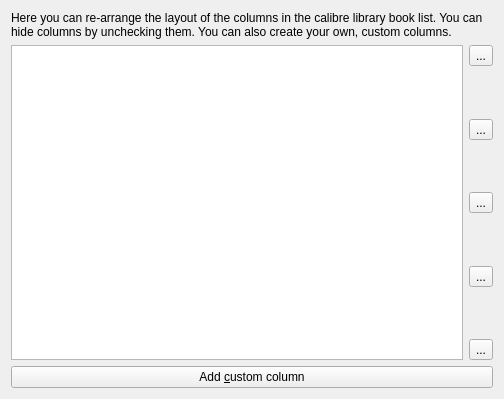
<?xml version="1.0" encoding="UTF-8"?>
<ui version="4.0">
 <class>Form</class>
 <widget class="QWidget" name="Form">
  <property name="geometry">
   <rect>
    <x>0</x>
    <y>0</y>
    <width>504</width>
    <height>399</height>
   </rect>
  </property>
  <property name="windowTitle">
   <string>Form</string>
  </property>
  <layout class="QGridLayout" name="gridLayout">
   <item row="0" column="0" colspan="2">
    <widget class="QLabel" name="label">
     <property name="text">
      <string>Here you can re-arrange the layout of the columns in the calibre library book list. You can hide columns by unchecking them. You can also create your own, custom columns.</string>
     </property>
     <property name="wordWrap">
      <bool>true</bool>
     </property>
    </widget>
   </item>
   <item row="1" column="0">
    <widget class="TableWidgetWithMoveByKeyPress" name="opt_columns">
     <property name="alternatingRowColors">
      <bool>true</bool>
     </property>
     <property name="selectionBehavior">
      <enum>QAbstractItemView::SelectRows</enum>
     </property>
    </widget>
   </item>
   <item row="1" column="1">
    <layout class="QVBoxLayout" name="verticalLayout_3">
     <item>
      <widget class="QToolButton" name="column_up">
       <property name="toolTip">
        <string>Move column up</string>
       </property>
       <property name="text">
        <string>...</string>
       </property>
       <property name="icon">
        <iconset resource="../../../../resources/images.qrc">
         <normaloff>:/images/arrow-up.png</normaloff>:/images/arrow-up.png</iconset>
       </property>
       <property name="iconSize">
        <size>
         <width>32</width>
         <height>32</height>
        </size>
       </property>
      </widget>
     </item>
     <item>
      <spacer name="verticalSpacer_2">
       <property name="orientation">
        <enum>Qt::Vertical</enum>
       </property>
       <property name="sizeHint" stdset="0">
        <size>
         <width>20</width>
         <height>40</height>
        </size>
       </property>
      </spacer>
     </item>
     <item>
      <widget class="QToolButton" name="del_custcol_button">
       <property name="toolTip">
        <string>Remove a user-defined column</string>
       </property>
       <property name="text">
        <string>...</string>
       </property>
       <property name="icon">
        <iconset resource="../../../../resources/images.qrc">
         <normaloff>:/images/minus.png</normaloff>:/images/minus.png</iconset>
       </property>
       <property name="iconSize">
        <size>
         <width>32</width>
         <height>32</height>
        </size>
       </property>
      </widget>
     </item>
     <item>
      <spacer name="verticalSpacer_3">
       <property name="orientation">
        <enum>Qt::Vertical</enum>
       </property>
       <property name="sizeHint" stdset="0">
        <size>
         <width>20</width>
         <height>40</height>
        </size>
       </property>
      </spacer>
     </item>
     <item>
      <widget class="QToolButton" name="add_custcol_button">
       <property name="toolTip">
        <string>Add a user-defined column</string>
       </property>
       <property name="text">
        <string>...</string>
       </property>
       <property name="icon">
        <iconset resource="../../../../resources/images.qrc">
         <normaloff>:/images/plus.png</normaloff>:/images/plus.png</iconset>
       </property>
       <property name="iconSize">
        <size>
         <width>32</width>
         <height>32</height>
        </size>
       </property>
      </widget>
     </item>
     <item>
      <spacer name="verticalSpacer_4">
       <property name="orientation">
        <enum>Qt::Vertical</enum>
       </property>
       <property name="sizeHint" stdset="0">
        <size>
         <width>20</width>
         <height>40</height>
        </size>
       </property>
      </spacer>
     </item>
     <item>
      <widget class="QToolButton" name="edit_custcol_button">
       <property name="toolTip">
        <string>Edit settings of a user-defined column</string>
       </property>
       <property name="text">
        <string>...</string>
       </property>
       <property name="icon">
        <iconset resource="../../../../resources/images.qrc">
         <normaloff>:/images/edit_input.png</normaloff>:/images/edit_input.png</iconset>
       </property>
       <property name="iconSize">
        <size>
         <width>32</width>
         <height>32</height>
        </size>
       </property>
      </widget>
     </item>
     <item>
      <spacer name="verticalSpacer_5">
       <property name="orientation">
        <enum>Qt::Vertical</enum>
       </property>
       <property name="sizeHint" stdset="0">
        <size>
         <width>20</width>
         <height>40</height>
        </size>
       </property>
      </spacer>
     </item>
     <item>
      <widget class="QToolButton" name="column_down">
       <property name="toolTip">
        <string>Move column down</string>
       </property>
       <property name="text">
        <string>...</string>
       </property>
       <property name="icon">
        <iconset resource="../../../../resources/images.qrc">
         <normaloff>:/images/arrow-down.png</normaloff>:/images/arrow-down.png</iconset>
       </property>
       <property name="iconSize">
        <size>
         <width>32</width>
         <height>32</height>
        </size>
       </property>
      </widget>
     </item>
    </layout>
   </item>
   <item row="2" column="0" colspan="2">
    <widget class="QPushButton" name="add_col_button">
     <property name="text">
      <string>Add &amp;custom column</string>
     </property>
     <property name="icon">
      <iconset resource="../../../../resources/images.qrc">
       <normaloff>:/images/plus.png</normaloff>:/images/plus.png</iconset>
     </property>
    </widget>
   </item>
  </layout>
 </widget>
 <customwidgets>
  <customwidget>
   <class>TableWidgetWithMoveByKeyPress</class>
   <extends>QTableWidget</extends>
   <header>calibre/gui2/preferences.h</header>
  </customwidget>
 </customwidgets>
 <resources>
  <include location="../../../../resources/images.qrc"/>
 </resources>
 <connections/>
</ui>
